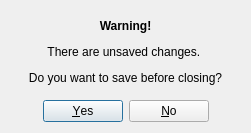
<?xml version="1.0" encoding="UTF-8"?>
<ui version="4.0">
 <class>NotSavedDialog</class>
 <widget class="QDialog" name="NotSavedDialog">
  <property name="windowModality">
   <enum>Qt::ApplicationModal</enum>
  </property>
  <property name="geometry">
   <rect>
    <x>0</x>
    <y>0</y>
    <width>251</width>
    <height>133</height>
   </rect>
  </property>
  <property name="windowTitle">
   <string>Unsaved Changes</string>
  </property>
  <layout class="QVBoxLayout" name="verticalLayout">
   <item>
    <widget class="QLabel" name="label">
     <property name="text">
      <string>&lt;html&gt;&lt;head/&gt;&lt;body&gt;&lt;p align=&quot;center&quot;&gt;&lt;span style=&quot; font-weight:600;&quot;&gt;Warning!&lt;/span&gt;&lt;/p&gt;&lt;p align=&quot;center&quot;&gt;There are unsaved changes. &lt;/p&gt;&lt;p align=&quot;center&quot;&gt;Do you want to save before closing?&lt;/p&gt;&lt;/body&gt;&lt;/html&gt;</string>
     </property>
    </widget>
   </item>
   <item>
    <widget class="QDialogButtonBox" name="buttonBox">
     <property name="orientation">
      <enum>Qt::Horizontal</enum>
     </property>
     <property name="standardButtons">
      <set>QDialogButtonBox::No|QDialogButtonBox::Yes</set>
     </property>
     <property name="centerButtons">
      <bool>true</bool>
     </property>
    </widget>
   </item>
  </layout>
 </widget>
 <resources/>
 <connections>
  <connection>
   <sender>buttonBox</sender>
   <signal>accepted()</signal>
   <receiver>NotSavedDialog</receiver>
   <slot>accept()</slot>
   <hints>
    <hint type="sourcelabel">
     <x>248</x>
     <y>254</y>
    </hint>
    <hint type="destinationlabel">
     <x>157</x>
     <y>274</y>
    </hint>
   </hints>
  </connection>
  <connection>
   <sender>buttonBox</sender>
   <signal>rejected()</signal>
   <receiver>NotSavedDialog</receiver>
   <slot>reject()</slot>
   <hints>
    <hint type="sourcelabel">
     <x>316</x>
     <y>260</y>
    </hint>
    <hint type="destinationlabel">
     <x>286</x>
     <y>274</y>
    </hint>
   </hints>
  </connection>
 </connections>
</ui>
